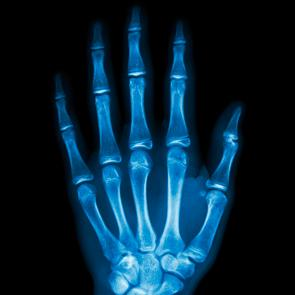
#> input picture 2. Operaciones Puntuales/rayosx.jpg, 295 x 295 px
$ jupyter execute 'Operaciones Puntuales.ipynb'   (shell and % lines are left out)
#> lines starting #> are read from the running program, lines starting #| are printed output that depends on the picture; after the words box and inside, x2 and y2 are one past the last pixel; in counts of white or black regions, pixels touching at a corner belong together
[cell 1]
import cv2

[cell 2]
from matplotlib import pyplot as plt #graficos
import numpy as np

[cell 3]
ruta_img = "rayosx.jpg"
imagen = cv2.imread(ruta_img)
#> imagen is the input picture: shape (295, 295, 3); mean B, G, R 52.3, 34.8, 6.3
imagen.shape
#> Out = (295, 295, 3)

[cell 4]
imagen2_RGB = cv2.cvtColor(imagen,cv2.COLOR_BGR2RGB)
plt.imshow(imagen2_RGB)##imagen en BGR
plt.axis('off')
plt.show()

[cell 5]
imagen_Gray = cv2.cvtColor(imagen2_RGB,cv2.COLOR_BGR2GRAY)
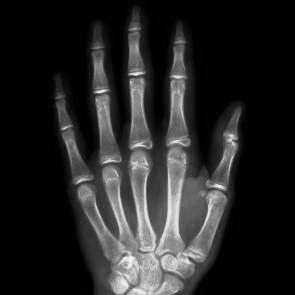
#> imagen_Gray: shape (295, 295); min 0, max 247, mean 36.8
plt.imshow(imagen_Gray)
plt.axis('off')
plt.show()

[cell 6]
imagen_Gray = cv2.cvtColor(imagen_Gray,cv2.COLOR_GRAY2BGR)##GRAY to BGR
#> imagen_Gray: shape (295, 295, 3)
plt.imshow(imagen_Gray)
plt.axis('off')
plt.show()

[cell 7]
imagen_Gray.shape
#> Out = (295, 295, 3)

[cell 8]
B = imagen[:,:,0]
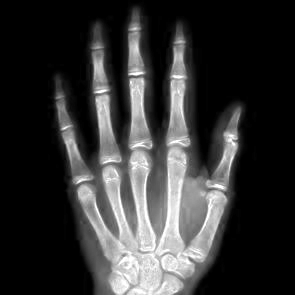
#> B: shape (295, 295); min 0, max 255, mean 52.3
G = imagen[:,:,1]
R = imagen[:,:,2]
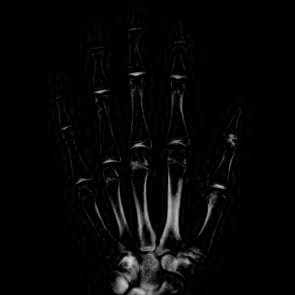
#> R: shape (295, 295); min 0, max 213, mean 6.3
#B.shape #
B = B.astype(int)# PASATE A TIPO ENTERO
G = G.astype(int)
R = R.astype(int)

[cell 9]
promedio = (B+G+R)/3
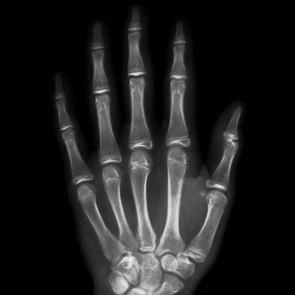
#> promedio: shape (295, 295) float64; min 0, max 237.3, mean 31.1
promedio = promedio.astype('uint8') ##

[cell 10]
promedio_gray = cv2.cvtColor(promedio, cv2.COLOR_GRAY2BGR)
plt.imshow(promedio_gray)
plt.axis('off')
plt.show()

# Operador Inverso o Negativo
q(x,y) = 255 - p(x,y)

[cell 11]
promedio.shape
#> Out = (295, 295)

[cell 12]
negativo = 255 - promedio
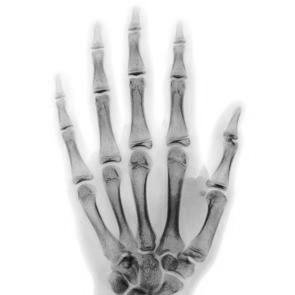
#> negativo: shape (295, 295); min 18, max 255, mean 224

[cell 13]
negativo_gray = cv2.cvtColor(negativo, cv2.COLOR_GRAY2BGR)
plt.imshow(negativo_gray)
plt.axis('off')
plt.show()

# OPerador Umbral
q(x,y) = si <= u entonces 0, si > u entonces 255

[cell 14]
row, col = promedio.shape
#> row = 295; col = 295

[cell 15]
umbral = np.zeros((row,col))
umbral.shape
#> Out = (295, 295)

[cell 16]
for i in range(row):
    for j in range(col):
        if promedio[i,j] <= 40:
            umbral[i,j] = 0
        else:
            umbral[i,j] = 255
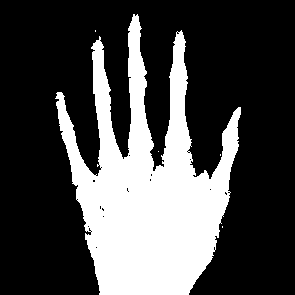
#> umbral: shape (295, 295) float64; 28.7% white; 5 white regions (4 under 20 px), largest, box (x1, y1, x2, y2) and area: (55, 14, 241, 295) 25007

[cell 17]
umbral=umbral.astype('uint8')

[cell 18]
umbral_gray = cv2.cvtColor(umbral, cv2.COLOR_GRAY2BGR)
plt.imshow(umbral_gray)
plt.axis('off')
plt.show()

# Operador Umbral binario
q(x,y) =
para p(x,y)  <= u o u2  <= p(x,y) entonces 0,
para u < p(x,y) < u2 entonces 255

[cell 19]
umbralB = np.zeros((row,col))
umbralB.shape
#> Out = (295, 295)

[cell 20]
for i in range(row):
    for j in range(col):
        if promedio[i,j] <= 40 or 120 <= promedio[i,j]:
            umbralB[i,j] = 0
        elif 40 < promedio[i,j] < 120:
            umbralB[i,j] = 255
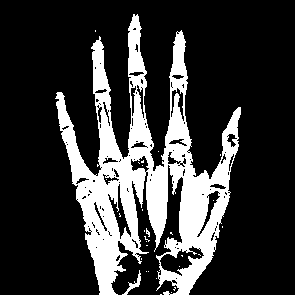
#> umbralB: shape (295, 295) float64; 21.7% white; 29 white regions (27 under 20 px), largest, box (x1, y1, x2, y2) and area: (55, 14, 241, 295) 18696, (122, 270, 141, 295) 108

[cell 21]
umbralB=umbralB.astype('uint8')

[cell 22]
umbralB_gray = cv2.cvtColor(umbralB, cv2.COLOR_GRAY2BGR)
plt.imshow(umbralB_gray)
plt.axis('off')
plt.show()
